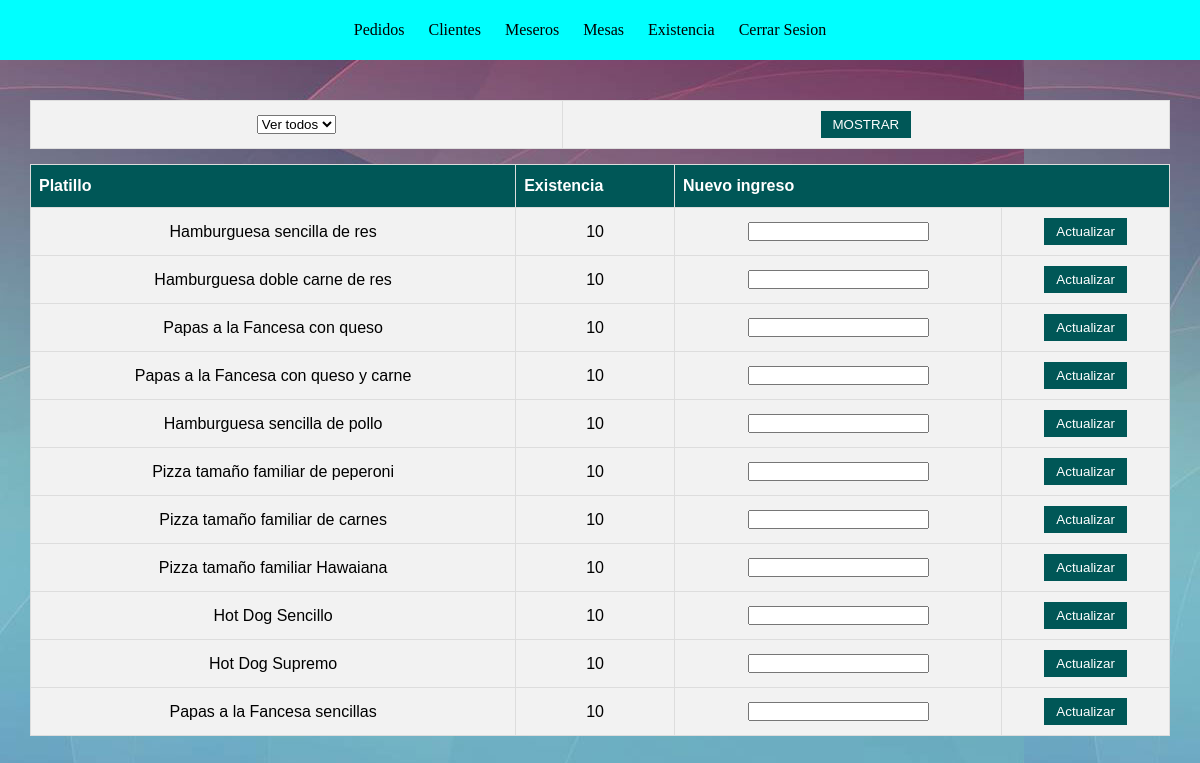
Screenshot of /ab-model/ab-model/php/existencia.php?pd=1 with the database file from the repository.
### tables this page shows
CREATE TABLE IF NOT EXISTS `platillo` (
  `ID_platillo` varchar(10) NOT NULL,
  `Nombre` varchar(50) NOT NULL,
  `Descripcion` text NOT NULL,
  `Precio` decimal(10,0) NOT NULL,
  `Existencia` int(11) NOT NULL,
  `ImagenPlatillo` varchar(20) NOT NULL,
  PRIMARY KEY (`ID_platillo`),
  UNIQUE KEY `ImagenPlatillo` (`ImagenPlatillo`)
);

### ab-model/ab-model/php/existencia.php (the view, shortened to what this page needs)
<?php
	$link = mysqli_connect("localhost", "root", "", "ab_model");
?>
<!DOCTYPE html>
<html>
<head>
</head>
<body>
	<nav>
		<ul>
			<li><a href="pedidos.php">Pedidos</a></li>
      <li><a href="CRUD_clientes.php">Clientes</a></li>
      <li><a href="CRUD_meseros.php">Meseros</a></li>
      <li><a href="mesasFull.php">Mesas</a></li>
      <li><a href="existencia.php">Existencia</a></li>
      <li><a href="LogOutA.php">Cerrar Sesion</a></li>
		</ul>
	</nav>
	<article>
	<table>
		<tr>
			<form method="GET">
				<td>
					<select name="pd">
						<option value="">Ver todos</option>
					</select>
				</td>
				<td>
					<button type="submit">MOSTRAR</button>
				</td>
			</form>
		</tr>
	</table>
	<table>
		<tr>
			<th>Platillo</th>
			<th>Existencia</th>
			<th colspan="2">Nuevo ingreso</th>
		</tr>
		<?php
		$idtemp = $_GET['pd'];
			$sql = "SELECT * FROM platillo WHERE ID_platillo LIKE '$idtemp%'";
			$resultado = mysqli_query($link,$sql);
			while ($mostrar=mysqli_fetch_array($resultado)) {
		?>
		<tr>
			<td><?php echo $mostrar['Nombre']; ?></td>
			<td><?php echo $mostrar['Existencia']; ?></td>
			<form method="POST" action="actualizar_existencia.php">
				<td><input type="number" name="extra" required min="1"></td>
				<td><button type="submit">Actualizar</button></td>
			</form>
		</tr>
	<?php } ?>
	</table>
</article>
</body>
</html>

### ab-model/ab-model/php/existencia.php (style rules this page uses)
* { margin: 0; padding: 0; }
body { background:url("../IMG/relajado.jpg"); width: 100%; }
article { width: 100%; margin-top: 100px; }
nav { position: fixed; width: 100%; height: 60px; background:aqua; text-align: center; float: left; margin-top: -100px; }
nav ul { list-style: none; padding-right: 20px; }
nav ul li { display: inline-block; line-height: 60px; }
nav ul li a { color: black; display: block; padding: 0 10px; text-decoration: none; }
table { font-family: Arial, Helvetica, sans-serif; border-collapse: collapse; width: 95%; margin: auto; margin-top: 15px; }
table td, table th { border: 1px solid #ddd; padding: 8px; text-align: center; }
table tr { background-color: #f2f2f2; }
table th { padding-top: 12px; padding-bottom: 12px; text-align: left; background-color: #005757; color: white; }
button { background-color: #005757; border: none; color: white; padding: 6px 12px; text-align: center; text-decoration: none; display: inline-block; margin: 2px 1px; cursor: pointer; }

### rows the page displays
platillo: Nombre "Hamburguesa sencilla de res", Existencia "10"
platillo: Nombre "Hamburguesa doble carne de res", Existencia "10"
platillo: Nombre "Papas a la Fancesa con queso", Existencia "10"
platillo: Nombre "Papas a la Fancesa con queso y carne", Existencia "10"
platillo: Nombre "Hamburguesa sencilla de pollo", Existencia "10"
platillo: Nombre "Pizza tamaño familiar de peperoni", Existencia "10"
platillo: Nombre "Pizza tamaño familiar de carnes", Existencia "10"
platillo: Nombre "Pizza tamaño familiar Hawaiana", Existencia "10"
platillo: Nombre "Hot Dog Sencillo", Existencia "10"
platillo: Nombre "Hot Dog Supremo", Existencia "10"
platillo: Nombre "Papas a la Fancesa sencillas", Existencia "10"
